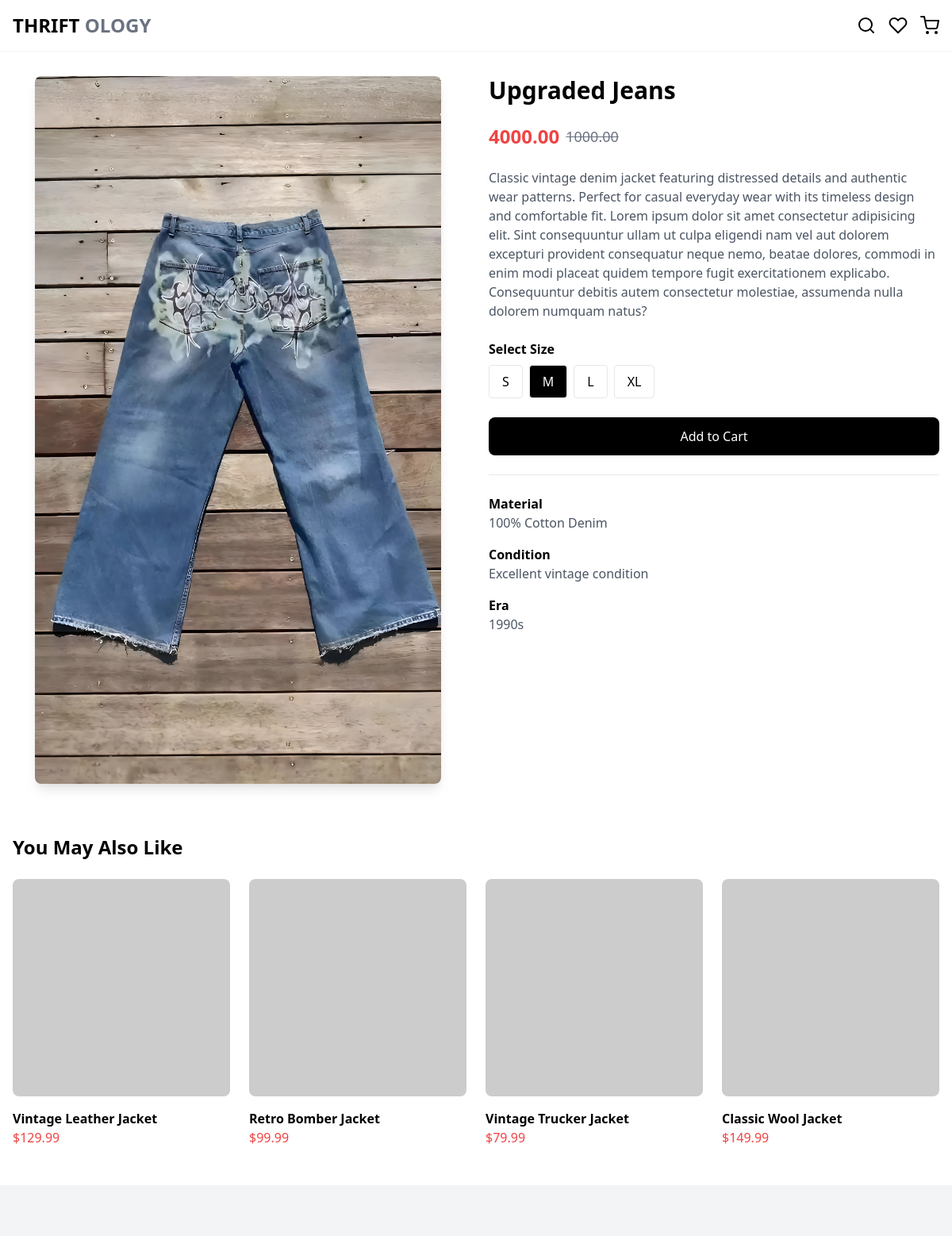
/product/product-details/2, run on the app's committed database.
### product/models.py (models this page shows, shortened)
class Product(models.Model):
    brand = models.CharField(max_length=55)
    name = models.CharField(max_length=255)
    description = models.TextField()
    selling_price = models.DecimalField(max_digits=10, decimal_places=2)
    discounted_price = models.DecimalField(max_digits=10, decimal_places=2)
    category = models.CharField(choices=CATEGORY_CHOICE,max_length=2)
    image = models.ImageField(upload_to='products/')
    video = models.FileField(upload_to='products/videos/', blank=True, null=True) # New field for videos

### product/views.py (the view)
# urls.py: path('product-details/<int:pk>',ProductDetail.as_view(),name="Product-Detail"),
class ProductDetail(View):
    def get(self,request,pk):
        product = get_object_or_404(Product, pk=pk)
        return render (request,'Outerweardetail.html',{'product':product})

### templates/OuterwearDetail.html (shortened to what this page needs)
<!DOCTYPE html>
<html lang="en">
<head>
    <link href="https://cdn.jsdelivr.net/npm/tailwindcss@2.2.19/dist/tailwind.min.css" rel="stylesheet">
    <link rel="stylesheet" href="index.css">
</head>
<body class="bg-white text-black font-sans">
    <div id="app">
        <header class="fixed top-0 left-0 w-full bg-white z-50 shadow-sm">
            <div class="max-w-7xl mx-auto px-4 py-4 flex justify-between items-center">
                <div class="text-2xl font-bold">
                    <span class="text-black">THRIFT</span>
                    <span class="text-gray-500">OLOGY</span>
                </div>
                <div class="flex items-center space-x-4">
                    <button class="hover:text-gray-600">
                        <i data-feather="search"></i>
                    </button>
                    <button class="hover:text-gray-600">
                        <i data-feather="heart"></i>
                    </button>
                    <a href="OuterwearCart.html" id="cart-button" class="relative hover:text-gray-600">
                        <i data-feather="shopping-cart"></i>
                    </a>
                </div>
            </div>
        </header>
        <main class="pt-24 max-w-7xl mx-auto px-4">
            <div class="grid md:grid-cols-2 gap-8 items-start">
                <div class="aspect-w-4 aspect-h-5 max-w-lg mx-auto">
                    <img src="{{ product.image.url }}" alt="{{ product.name }}"
                        class="w-full h-full object-cover rounded-lg shadow-lg">
                </div>
                <div class="space-y-6">
                    <h1 class="text-3xl font-bold">{{ product.name }}</h1>
                    <div class="flex items-center space-x-2">
                        <span class="text-2xl font-bold text-red-500">{{ product.selling_price }}</span>
                        <span class="text-lg text-gray-500 line-through">{{ product.discounted_price }}</span>
                    </div>
                    <p class="text-gray-600">Classic vintage denim jacket featuring distressed details and authentic
                        wear patterns. Perfect for casual everyday wear with its timeless design and comfortable fit.
                        Lorem ipsum dolor sit amet consectetur adipisicing elit. Sint consequuntur ullam ut culpa
                        eligendi nam vel aut dolorem excepturi provident consequatur neque nemo, beatae dolores, commodi
                        in enim modi placeat quidem tempore fugit exercitationem explicabo. Consequuntur debitis autem
                        consectetur molestiae, assumenda nulla dolorem numquam natus?</p>
                    <div>
                        <h3 class="font-semibold mb-2">Select Size</h3>
                        <div class="flex space-x-2">
                            <button class="px-4 py-2 border rounded hover:bg-gray-100">S</button>
                            <button class="px-4 py-2 border rounded bg-black text-white">M</button>
                            <button class="px-4 py-2 border rounded hover:bg-gray-100">L</button>
                            <button class="px-4 py-2 border rounded hover:bg-gray-100">XL</button>
                        </div>
                    </div>
                    <form action="{% url 'Add_Cart' %}" id="add-to-cart-form" class="w-full">
                        <button type="submit" id="add-to-cart"
                            class="w-full bg-black text-white py-3 rounded-lg hover:bg-gray-800 transition text-center block">
                            Add to Cart
                        </button>
                    </form>
                    <div class="border-t pt-6 space-y-4">
                        <div>
                            <h3 class="font-semibold">Material</h3>
                            <p class="text-gray-600">100% Cotton Denim</p>
                        </div>
                        <div>
                            <h3 class="font-semibold">Condition</h3>
                            <p class="text-gray-600">Excellent vintage condition</p>
                        </div>
                        <div>
                            <h3 class="font-semibold">Era</h3>
                            <p class="text-gray-600">1990s</p>
                        </div>
                    </div>
                </div>
            </div>
            <section class="mt-16">
                <h2 class="text-2xl font-bold mb-6">You May Also Like</h2>
                <div class="grid grid-cols-1 md:grid-cols-4 gap-6">
                    <div class="group">
                        <div class="aspect-w-1 aspect-h-1 mb-4">
                            <img src="https://via.placeholder.com/300x300" alt="Vintage Leather Jacket"
                                class="w-full h-full object-cover rounded-lg">
                        </div>
                        <h3 class="font-semibold">Vintage Leather Jacket</h3>
                        <p class="text-red-500">$129.99</p>
                    </div>
                    <div class="group">
                        <div class="aspect-w-1 aspect-h-1 mb-4">
                            <img src="https://via.placeholder.com/300x300" alt="Retro Bomber Jacket"
                                class="w-full h-full object-cover rounded-lg">
                        </div>
                        <h3 class="font-semibold">Retro Bomber Jacket</h3>
                        <p class="text-red-500">$99.99</p>
                    </div>
                    <div class="group">
                        <div class="aspect-w-1 aspect-h-1 mb-4">
                            <img src="https://via.placeholder.com/300x300" alt="Vintage Trucker Jacket"
                                class="w-full h-full object-cover rounded-lg">
                        </div>
                        <h3 class="font-semibold">Vintage Trucker Jacket</h3>
                        <p class="text-red-500">$79.99</p>
                    </div>
                    <div class="group">
                        <div class="aspect-w-1 aspect-h-1 mb-4">
                            <img src="https://via.placeholder.com/300x300" alt="Classic Wool Jacket"
                                class="w-full h-full object-cover rounded-lg">
                        </div>
                        <h3 class="font-semibold">Classic Wool Jacket</h3>
                        <p class="text-red-500">$149.99</p>
                    </div>
                </div>
            </section>
        </main>
        <footer class="bg-gray-100 mt-12 py-8">
        </footer>
    </div>
</body>
</html>

### data on the page
Product: image (picture), name "Upgraded Jeans", selling_price "4000.00", discounted_price "1000.00"
